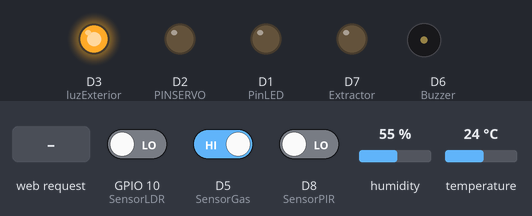
The sketch below on a simulated ESP8266 (NodeMCU). Parts: output pins drawn as LEDs (lit = HIGH), buzzer (waves = sounding, pin HIGH). The test bench sets the inputs (shaded band); at power-on: D5 (SensorGas) HIGH, GPIO 10 (SensorLDR) LOW, D8 (SensorPIR) LOW, humidity 55 %, temperature 24 °C. WiFi joins after 1.5 s; servers stay silent unless stated; what the sketch prints to the serial monitor is not drawn.

Above: at 4.7 s.
4.8 s: D5 (SensorGas) driven LOW
At 5.1 s:
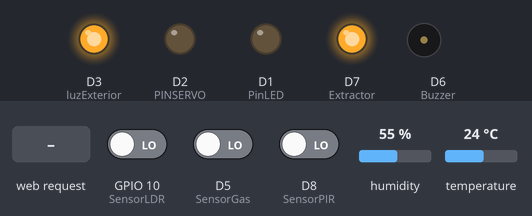
6.3 s: HTTP request GET /LED=ON received
At 7.1 s:
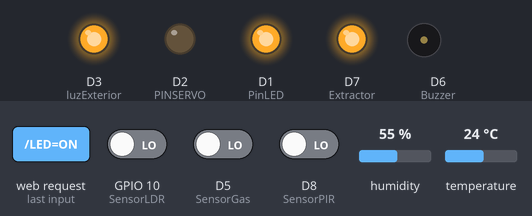
7.8 s: HTTP request GET /LUZEXT=ON received
At 8.6 s:
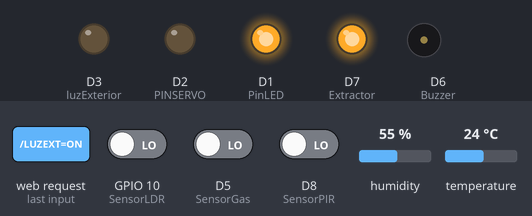
9.3 s: HTTP request GET /LED=OFF received
At 10.5 s:
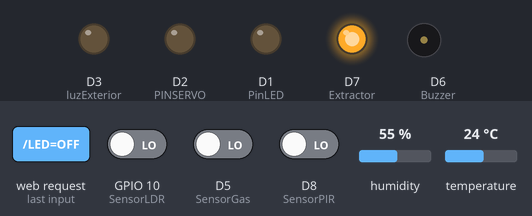
10.8 s: HTTP request GET /LUZEXT=OFF received
At 12.0 s:
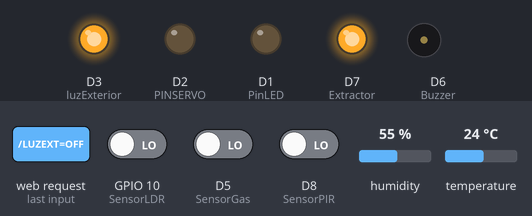
12.3 s: HTTP request GET /VACA=ON received
At 13.7 s:
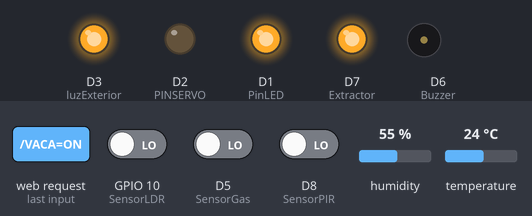
Timing chart, 0 to 24.5 s (numbered marks = the images above; inputs shaded):
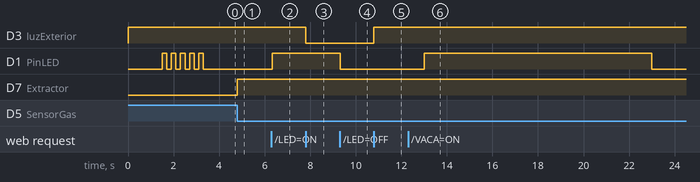

Measured:
- after the input at 4.8 s, D7 (Extractor): LOW → HIGH at once
- after the input at 6.3 s, D1 (PinLED): LOW → HIGH at once
- after the input at 7.8 s, D3 (luzExterior): HIGH → LOW at once
- after the input at 9.3 s, D1 (PinLED): HIGH → LOW at once
- after the input at 10.8 s, D3 (luzExterior): LOW → HIGH at once
- after the input at 12.3 s, D1 (PinLED): LOW → HIGH after 0.70 s, → LOW 10.0 s later

The sketch:

v0.7.ino
```cpp
#include<ESP8266WiFi.h>
#include <DHT.h>    // importa la Librerias DHT
#include <DHT_U.h>
#include <Servo.h>
#include <Ticker.h>

#define D0 16
#define D1 5
#define D2 4
#define D3 0     //Pin FLASH, Trae problemas al inicio, usar con lógica negativa.
#define D4 2
#define D5 14
#define D6 12
#define D7 13
#define D8 15   //Pin TX2, usar lógica negativa.
#define SD2 9
#define SD3 10
#define RX 3
#define Horas 2
#define Segundos 10

const char ssid[]="TeleCentro-945b"; //Ingresar nombre de la red.
const char password[]="GDNLLTNXGDJT"; //Ingresar contraseña.

const byte PinLED= D1;
const byte SensorGas= D5; //Pin D5
const byte SensorTempHume = D4;  //Pin D4
const byte PINSERVO= D2; //Pin D2
const byte SensorPIR= D8;
const byte Buzzer= D6;
const byte Extractor= D7;
const byte SensorLDR=SD3;
const byte luzExterior=D3;

int secondsCounter=0;
int estado=LOW;
int i=0;
int j=0;
float hume=0;
float temp=0;
float angl=0;
//char* Title="ESP8266 Server";
//char* alarmaTitle="Alarma inactiva";
//char* luzTitle="Luces exteriores manuales";

volatile boolean AlarmaGas=false;
volatile boolean AlarmaPIR=false;
volatile boolean alarmaActiva=false;
volatile boolean luzExteriorAuto=false;
volatile boolean ModoVacaciones=false;

WiFiServer server(80);
DHT dht(SensorTempHume, DHT11);

Ticker timer;
/*________________________________________________________________________________________________________________*/

void ICACHE_RAM_ATTR ISRoutine ();
void ICACHE_RAM_ATTR ISRoutine2 ();
void ICACHE_RAM_ATTR ISRoutine3 ();
void ICACHE_RAM_ATTR onTimer ();

void leerTemperatura()
{
  hume=dht.readHumidity();
  temp=dht.readTemperature();
 // Serial.println("Temperatura="+String(temp)+", Humedad="+String(hume));
}

/*________________________________________________________________________________________________________________*/

void setup()
{
  Serial.begin(9600);
  timer1_enable(TIM_DIV16, TIM_EDGE, TIM_LOOP);
  timer1_write(5000000);
  timer1_attachInterrupt(onTimer);
  timer.attach(1, onTimer);
  dht.begin();      // inicializacion de sensor
  pinMode(PinLED, OUTPUT);
  pinMode(luzExterior, OUTPUT);
  pinMode(Buzzer, OUTPUT);
  pinMode(Extractor, OUTPUT);
  pinMode(PINSERVO, OUTPUT);
  digitalWrite(PinLED, LOW);
  digitalWrite(Buzzer, LOW);
  digitalWrite(Extractor, LOW);
  digitalWrite(luzExterior, HIGH);
  pinMode(SensorGas, INPUT);
  pinMode(SensorPIR, INPUT);
  pinMode(SensorLDR, INPUT);
  attachInterrupt(digitalPinToInterrupt(SensorGas),ISRoutine,FALLING);
  attachInterrupt(digitalPinToInterrupt(SensorPIR),ISRoutine2,RISING);
  attachInterrupt(digitalPinToInterrupt(SensorLDR),ISRoutine3,CHANGE);
  WiFi.begin(ssid, password);
  Serial.printf("\n\n Conectando a la red: %s\n", WiFi.SSID().c_str());


  while(WiFi.status()!=WL_CONNECTED)
  {
    if(i<30)
    {
      delay(500);
      Serial.print(".");
      i++;
   }
   else
   {
    Serial.print("\n Error de autenticación, verifique los datos ingresados");
    delay(2000);
   }
  }

  Serial.println("");
  Serial.println("WiFi conectada");

  for(j=0; j<5; j++)
  {
    digitalWrite(PinLED, HIGH);
    delay(200);
    digitalWrite(PinLED, LOW);
    delay(200);
  }
  server.begin();
  Serial.println("Servidor inicializado");

  Serial.printf("\n\nUtiliza este link para conectar: http://%s/\n", WiFi.localIP().toString().c_str());

}

/*________________________________________________________________________________________________________________*/

void loop()
{

  WiFiClient client = server.available();
  if (!client) {

    delay(1);
    return;

  }

  //Serial.println("Nuevo cliente");
  while(!client.available()){
    delay(1);
  }

  leerTemperatura();


  String peticion = client.readStringUntil('\r');
  //Serial.println(peticion);
  client.flush();


  if (peticion.indexOf("/LED=ON") != -1)
  { digitalWrite(PinLED, HIGH);}
  if (peticion.indexOf("/LED=OFF") != -1)
  { digitalWrite(PinLED, LOW);}
  if (peticion.indexOf("/LUZEXT=ON") != -1)
  { digitalWrite(luzExterior, LOW);}
  if (peticion.indexOf("/LUZEXT=OFF") != -1)
  { digitalWrite(luzExterior, HIGH);}
  if (peticion.indexOf("/VACA=ON") != -1)
  {
    secondsCounter=0;
    ModoVacaciones=true;
  }
  if (peticion.indexOf("/VACA=OFF") != -1)
  {ModoVacaciones=false;}
  if (peticion.indexOf("/LOCK=ON") != -1)
  {
    for(i=0;i<30;i++)
    {
      digitalWrite(PINSERVO, HIGH);
      delayMicroseconds(2000);
      digitalWrite(PINSERVO, LOW);
      delayMicroseconds(18000);
    }
  }
  if (peticion.indexOf("/LOCK=OFF") != -1)
  {
    for(i=0;i<30;i++)
    {
      digitalWrite(PINSERVO, HIGH);
      delayMicroseconds(1000);
      digitalWrite(PINSERVO, LOW);
      delayMicroseconds(19000);
    }
  }

  if (peticion.indexOf("/LUZEXTAUTO=ON") != -1)
  { luzExteriorAuto=true;}
  if (peticion.indexOf("/LUZEXTAUTO=OFF") != -1)
  { luzExteriorAuto=false;}

  if (peticion.indexOf("/RESETGAS=ON") != -1)
  {
    AlarmaGas=false;
    digitalWrite(Extractor, LOW);
  }

if (peticion.indexOf("/PIR=ON") != -1)
{
  alarmaActiva=true;
}

if (peticion.indexOf("/RESETPIR=ON") != -1)
{
  alarmaActiva=false;
  AlarmaPIR=false;
  digitalWrite(Buzzer, LOW);
}
  client.println("HTTP/1.1 200 OK");
  client.println("");
  client.println("");
  client.println("");
  client.println("");

  //INICIO HTML


client.println("<!DOCTYPE html><html lang='en'><head><meta charset='UTF-8'><meta name='viewport' content='width=device-width, initial-scale=1.0'>");
client.println("<title>ESP8266 Server</title></head>");
client.println("<body style='font-family: Century gothic; width: 800;'><center>");
client.println("<div style='box-shadow: 0px 0px 20px 8px rgba(0,0,0,0.22); padding: 20px; width: 300px; display: inline-block; margin: 30px;'>");
if(AlarmaGas)
{
 client.println("<h1 style='text-align: center;'><font color='red'>ALERTA FUGA DE GAS</font></h1><p style='text-align: center;'>");
}

if(AlarmaPIR)
{
 client.println("<h1 style='text-align: center;'><font color='red'>ALERTA MOVIMIENTO DETECTADO</font></h1><p style='text-align: center;'>");
}

if(AlarmaPIR&&AlarmaGas)
{
 client.println("<h1 style='text-align: center;'><font color='red'>ALERTA FUGA DE GAS Y MOVIMIENTO DETECTADO</font></h1><p style='text-align: center;'>");
}

if(!AlarmaPIR&&!AlarmaGas)
{
 client.println("<h1 style='text-align: center;'><font color='black'>Control del hogar</font></h1><p style='text-align: center;'>");
}

client.println("<h2 style='text-align: center;'><font color='blue'>Temperatura: "+String(temp)+"ºC</font></h2>");
client.println("<h2 style='text-align: center;'><font color='blue'>Humedad: "+String(hume)+"%</font></h2>");

if(alarmaActiva)
{
  client.println("<h3 style='text-align: center;'><font color='green'>Alarma activa</font></h3>");
}
else
{
  client.println("<h3 style='text-align: center;'>Alarma inactiva</h3>");
}
if(luzExteriorAuto)
{
 client.println("<h3 style='text-align: center;'><font color='green'>Luces exteriores automáticas</font></h3>");
}
else
{
 client.println("<h3 style='text-align: center;'>Luces exteriores manuales</h3>");
}

if(ModoVacaciones)
{
  client.println("<h3 style='text-align: center;'><font color='green'>Modo vaciones activado</font></h3>");
}
client.println("<button onclick=location.href='/LED=ON'> Encender LED</button> <br> <br>");
client.println("<button onclick=location.href='/LED=OFF'> Apagar LED </button> <br> <br>");
if(!luzExteriorAuto)
{
client.println("<button onclick=location.href='/LUZEXT=ON'> Encender luces exteriores</button> <br> <br>");
client.println("<button onclick=location.href='/LUZEXT=OFF'> Apagar luces exteriores</button> <br> <br>");
}
client.println("<button onclick=location.href='/VACA=ON'> Activar modo vacaciones</button> <br> <br>");
client.println("<button onclick=location.href='/VACA=OFF'> Desactivar modo vacaciones</button> <br> <br>");
client.println("<button onclick=location.href='/LOCK=ON'> Activar cerradura</button> <br> <br>");
client.println("<button onclick=location.href='/LOCK=OFF'> Desactivar cerradura</button> <br> <br>");
client.println("<button onclick=location.href='/PIR=ON'> Activar alarma</button> <br> <br>");
client.println("<button onclick=location.href='/LUZEXTAUTO=ON'> Activar luces exteriores automáticas</button> <br> <br>");
client.println("<button onclick=location.href='/LUZEXTAUTO=OFF'> Desactivar luces exteriores automáticas</button> <br> <br>");
if(AlarmaGas)
{
  client.println("<button onclick=location.href='/RESETGAS=ON'> Desactivar Alarma de Gas</button> <br> <br>");
}

if(AlarmaPIR)
{
  client.println("<button onclick=location.href='/RESETPIR=ON'> Desactivar Alarma</button> <br> <br>");
}
client.println("</p></div> </center></body></html>");


 //FIN HTML
 //Serial.println("Petición finalizada"); // Se finaliza la petición al cliente. Se inicializa la espera de una nueva petición.
// Serial.println("");

}

/*________________________________________________________________________________________________________________*/

void ISRoutine()
{
  AlarmaGas=true;
  digitalWrite(Extractor, HIGH);
}

void ISRoutine2()
{
  if(alarmaActiva)
  {
  AlarmaPIR=true;
  digitalWrite(Buzzer, HIGH);
  }
}

void ISRoutine3()
{
  if(luzExteriorAuto)
  {
    if(digitalRead(SensorLDR))
    {
    digitalWrite(luzExterior, LOW);
    }
    else
    {
    digitalWrite(luzExterior, HIGH);
    }

}
}

void onTimer ()
{
  secondsCounter++;

  if(ModoVacaciones)
  {
    if(secondsCounter<(Horas*Segundos))
    {
      digitalWrite(PinLED, HIGH);
    }

    if(secondsCounter>(Horas*Segundos)&&secondsCounter<(2*Horas*Segundos))
    {
      digitalWrite(PinLED, LOW);
    }

    if(secondsCounter>(2*Horas*Segundos)&&secondsCounter<(4*Horas*Segundos))
    {
      digitalWrite(PinLED, HIGH);
    }
  }
  if(secondsCounter>4*Horas*Segundos)
  {
    secondsCounter=0;
  }
}
```
